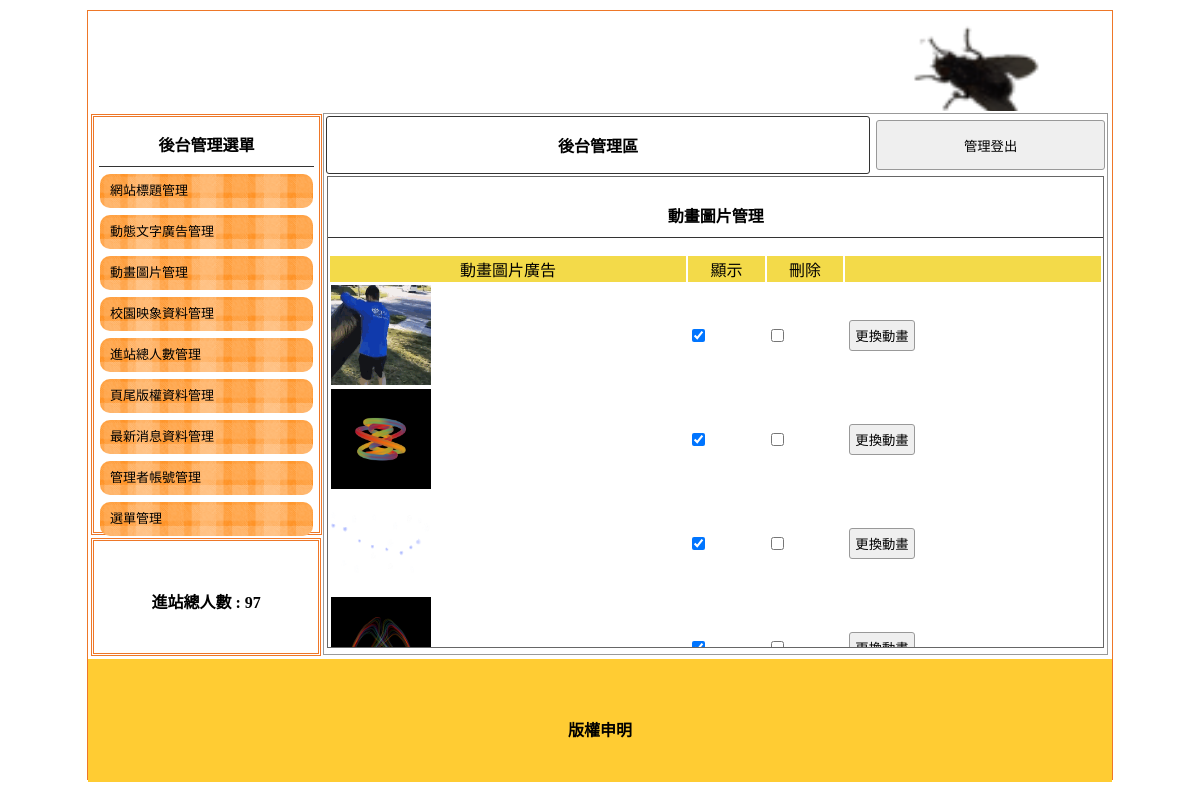
The page /backend.php?do=mvim on the database its author committed.
### tables this page shows
CREATE TABLE `home` (
  `id` int(10) UNSIGNED NOT NULL,
  `text` text NOT NULL,
  `img` text NOT NULL,
  `sh` int(11) NOT NULL
);

CREATE TABLE `total` (
  `id` int(10) UNSIGNED NOT NULL,
  `total` int(11) NOT NULL
);

CREATE TABLE `mvim` (
  `id` int(10) UNSIGNED NOT NULL,
  `img` text NOT NULL,
  `sh` int(11) NOT NULL DEFAULT 1
);

CREATE TABLE `bottom` (
  `id` int(10) UNSIGNED NOT NULL,
  `text` text NOT NULL
);

### base.php (called while the page is built, shortened)
<?php
  class DB{
    private $dns="mysql:host=localhost;dbname=db01;charset=utf8",$table,$pdo,$root="root",$pw="";
    function __construct($table)
    {
      $this->table=$table;
      $this->pdo=new PDO($this->dns,$this->root,$this->pw);
    }
    function all(...$arg)
    {
      $sql = "SELECT * FROM $this->table ";
      if(isset($arg[0])){
        if(is_array($arg[0])){
          foreach ($arg[0] as $k => $v){
          $tmp[]=sprintf("`%s` = '%s'",$k,$v);
          }
          $sql = $sql . " WHERE " .implode(" && ",$tmp);
        }else{
          $sql = $sql . $arg[0];
        }
      }
      return $this->pdo->query($sql)->fetchAll();
    }
    function find($id)
    {
      $sql = "SELECT * FROM $this->table ";
        if(is_array($id)){
          foreach ($id as $k => $v){
          $tmp[]=sprintf("`%s` = '%s'",$k,$v);
          }
          $sql = $sql . " WHERE " .implode(" && ",$tmp);
        }else{
          $sql = $sql . " WHERE `id` = '$id'";
        }
      return $this->pdo->query($sql)->fetch(PDO::FETCH_ASSOC);
    }
  }
  $Home=new DB('home');
  $Mvim=new DB('mvim');
  $Total=new DB('total');
  $Bottom=new DB('bottom');

### back/mvim.php (the view, shortened to what this page needs)
  <div style="width:99%; height:87%; margin:auto; overflow:auto; border:#666 1px solid;">
    <p class="t cent botli">動畫圖片管理</p>
    <form method="post" action="api/manage.php">
      <table width="100%">
        <tbody>
          <tr class="yel">
            <td width="">動畫圖片廣告</td>
            <td width="10%">顯示</td>
            <td width="10%">刪除</td>
            <td></td>
          </tr>
          <?php
            $rows=$Mvim->all();
            foreach ($rows as $row){
              printf('<tr><td><img src="../icon/%s" style="width:100px;height:100px"></td>',$row['img']);
              printf('<td><input type="checkbox" name="sh[]" value="%s" %s></td>' ,$row['id'],$row['sh']==1?'checked':'');
              printf('<td><input type="checkbox" name="del[]" value="%s"></td>' ,$row['id']);
              printf('<td><input type="button" onclick="op(\'%s\',\'%s\',\'%s\')" value="更換動畫"><input type="hidden" name="id[]" value="%s"></td></tr>','#cover','#cvr','../window/mvim.php?id='.$row['id'],$row['id']);
            }
          ?>
        </tbody>
      </table>
    </form>
  </div>
</div>

### backend.php (shortened to what this page needs)
<?php include_once 'base.php'?>
<!DOCTYPE html PUBLIC "-//W3C//DTD XHTML 1.0 Transitional//EN" "http://www.w3.org/TR/xhtml1/DTD/xhtml1-transitional.dtd">
<html xmlns="http://www.w3.org/1999/xhtml">
<head>
  <link href="./css.css" rel="stylesheet" type="text/css">
</head>
<body>
  <div id="main">
    <a title="" href="index.php">
      <div class="ti" style="background:url('./icon/<?=$Home->all(['sh'=>1])[0]['img']?>'); background-size:cover;"></div>
    </a>
    <div id="ms">
      <div id="lf" style="float:left;">
        <div id="menuput" class="dbor">
          <span class="t botli">後台管理選單</span>
          <a style="color:#000; font-size:13px; text-decoration:none;" href="?do=home">
            <div class="mainmu">
              網站標題管理 </div>
          </a>
          <a style="color:#000; font-size:13px; text-decoration:none;" href="?do=ad">
            <div class="mainmu">
              動態文字廣告管理 </div>
          </a>
          <a style="color:#000; font-size:13px; text-decoration:none;" href="?do=mvim">
            <div class="mainmu">
              動畫圖片管理 </div>
          </a>
          <a style="color:#000; font-size:13px; text-decoration:none;" href="?do=image">
            <div class="mainmu">
              校園映象資料管理 </div>
          </a>
          <a style="color:#000; font-size:13px; text-decoration:none;" href="?do=total">
            <div class="mainmu">
              進站總人數管理 </div>
          </a>
          <a style="color:#000; font-size:13px; text-decoration:none;" href="?do=bottom">
            <div class="mainmu">
              頁尾版權資料管理 </div>
          </a>
          <a style="color:#000; font-size:13px; text-decoration:none;" href="?do=news">
            <div class="mainmu">
              最新消息資料管理 </div>
          </a>
          <a style="color:#000; font-size:13px; text-decoration:none;" href="?do=admin">
            <div class="mainmu">
              管理者帳號管理 </div>
          </a>
          <a style="color:#000; font-size:13px; text-decoration:none;" href="?do=menu">
            <div class="mainmu">
              選單管理 </div>
          </a>
        </div>
        <div class="dbor" style="margin:3px; width:95%; height:20%; line-height:100px;">
          <span class="t">進站總人數 :
          <?=$Total->find(1)['total']?> </span>
        </div>
      </div>
      <div class="di" style="height:540px; border:#999 1px solid; width:76.5%; margin:2px 0px 0px 0px; float:left; position:relative; left:20px;">
        <table width="100%">
          <tbody>
            <tr>
              <td style="width:70%;font-weight:800; border:#333 1px solid; border-radius:3px;" class="cent"><a href="?do=admin" style="color:#000; text-decoration:none;">後台管理區</a></td>
              <td><button onclick="location.replace('index.php?do=login')" style="width:99%; margin-right:2px; height:50px;">管理登出</button></td>
            </tr>
          </tbody>
        </table>
        <?php
        $do=$_GET['do']??'home';
        $file="back/$do.php";
        include_once file_exists($file)?$file:'back/home.php';
        ?>
    </div>
    <div style="width:1024px; left:0px; position:relative; background:#FC3; margin-top:4px; height:123px; display:block;">
      <span class="t" style="line-height:123px;"><?=$Bottom->find(1)['text']?></span>
    </div>
  </div>
</body>
</html>

### css.css (style rules this page uses)
body { padding:0px; margin:0px; }
#main { width:1024px; height:768px; margin:10px auto 10px auto; border:#EE7728 1px solid; position:relative; }
.ti { width:100%; height:100px; position:relative; background-size:cover; background-repeat:no-repeat; }
.dbor { border:#EE7728 double 3px; margin:1px; padding:2px 10px 2px 10px; }
.t { font-weight:800; display:block; text-align:center; padding:10px 1px 10px 1px; }
.botli { border-bottom:#333 1px solid; }
.mainmu { position:relative; border-radius:10px; background:url(icon/menu.fw.png) center no-repeat; background-size:cover; line-height:30px; padding:2px 10px 2px 10px; margin:7px 1px 7px 1px; }
#lf { height:540px; width:21%; display:inline-block; }
#menuput { width:100%; height:75%; position:relative; padding:5px; display:block; margin: 3px; }
.di { display:inline-block; }
.cent { text-align:center; }
input,button { border:#999 1px solid; border-radius:3px; background:#EFEFEF; padding:5px; margin:3px; }
.yel td { background:#F3DA49; text-align:center; }

### rows shown on the page
home: img (picture)
total: total "97"
mvim: img (picture)
mvim: img (picture)
mvim: img (picture)
mvim: img (picture)
bottom: text "版權申明"
